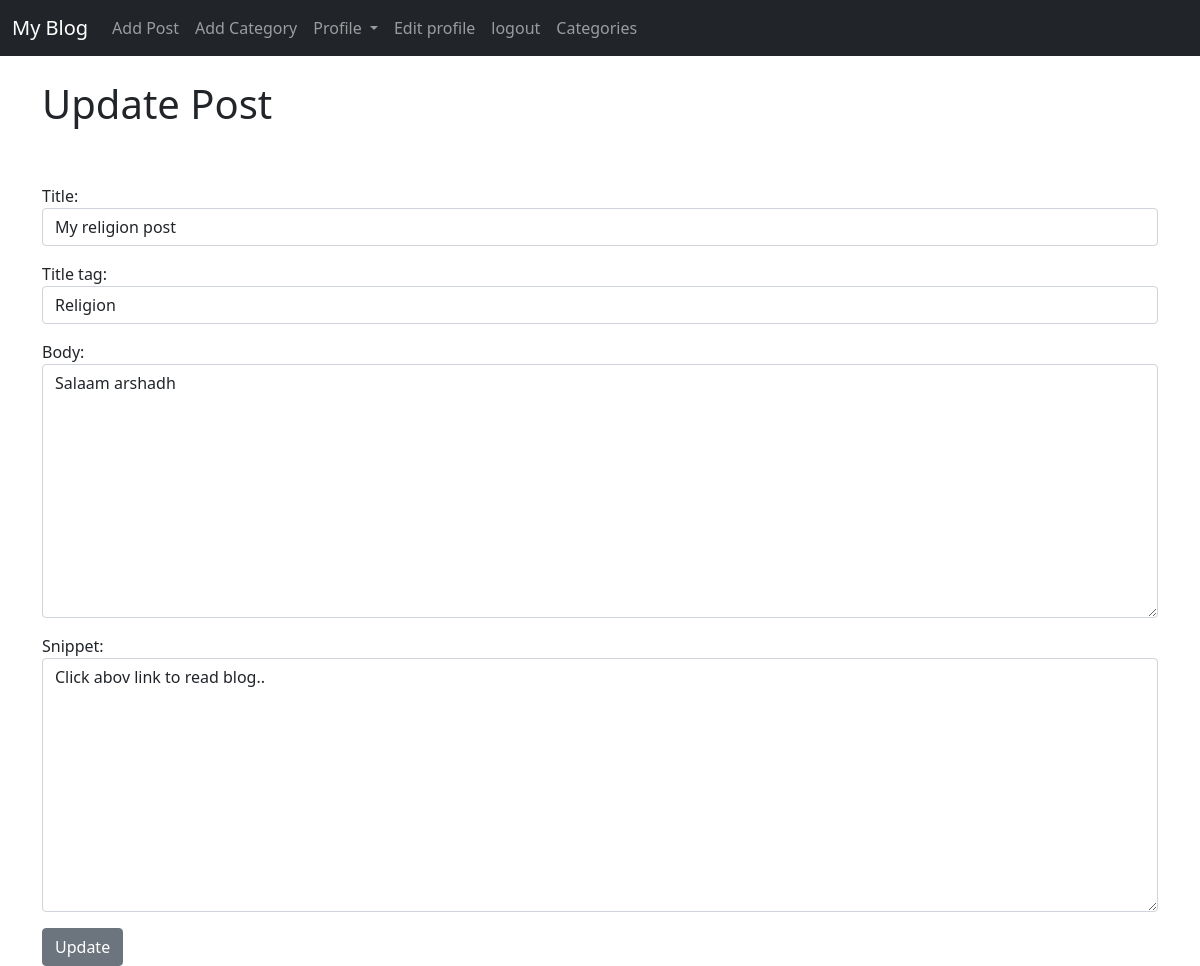
Screenshot of /article/edit/8 (signed in) with the database file from the repository.
### theblog/models.py (models this page shows, shortened)
class Post(models.Model):
    title = models.CharField(max_length=255)
    header_image = models.ImageField(null=True, blank=True, upload_to="images/")
    title_tag = models.CharField(max_length=255)
    author = models.ForeignKey(User, on_delete=models.CASCADE)
    body = RichTextField(blank=True, null=True)
    post_date = models.DateField(auto_now_add=True)
    category = models.CharField(max_length=255, default='coding')
    snippet = models.CharField(max_length=255)
    likes = models.ManyToManyField(User, related_name='blog_posts')

### theblog/views.py (the view)
# urls.py: path('article/edit/<int:pk>', UpdatePostView.as_view(), name='update_post'),
class UpdatePostView(UpdateView):
    model = Post
    form_class = EditForm
    template_name = 'update_post.html'

### theblog/forms.py
class EditForm(forms.ModelForm):
    class Meta:
        model = Post
        fields = ('title','title_tag','body', 'snippet')
        widgets = {
            'title': forms.TextInput(attrs={'class':'form-control'}),
            'title_tag': forms.TextInput(attrs={'class':'form-control'}),
            'body': forms.Textarea(attrs={'class':'form-control'}),
            'snippet': forms.Textarea(attrs={'class':'form-control'}),
        }

### theblog/templates/update_post.html (shortened to what this page needs)
{% extends 'base.html' %}
{% block content %}
{% if user.is_authenticated %}
    {% if user.id == post.author.id %}
        <h1>Update Post</h1><br><br>
        <div class="form-group">
            <form method="POST">
                {{ form.as_p }}
                <button class="btn btn-secondary">Update</button>
            </form>
        </div>
        {% else %}
             You are not allowed here.
        {% endif %}
{% else %}
    You are not allowed here.
{% endif %}
{% endblock %}

### rows the page displays
Post: title "My religion post", title_tag "Religion", body "Salaam arshadh", snippet "Click abov link to read blog.."
